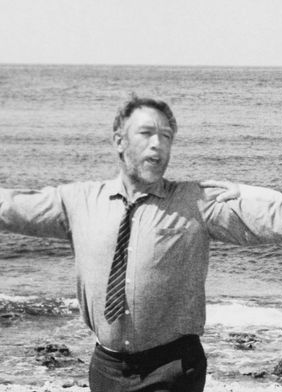
#> input picture Received_085700.png, 282 x 392 px
$ python t3_Sender.py
#> lines starting #> are read from the running program, lines starting #| are printed output that depends on the picture
import socket
from tkinter import filedialog
from PIL import Image,ImageTk
import os
def Gui():

    #Gui construction
    filePath = filedialog.askopenfilename(filetypes=[("Image Files", ".png .jpg")])
#> the answer given: Received_085700.png
    #Selection of file to be croped
    load = Image.open(filePath)
#> load is the input picture: PIL image 282x392 RGBA; mean R, G, B, A 171.1, 171.1, 171.1, 255
    width, height = load.size
#> width = 282; height = 392
    #load.show()
    print(f"Selected File \nFile Path : {filePath} \nSize : {width}*{height}")
#| Selected File
#| File Path : Received_085700.png
#| Size : 282*392
    return filePath,width,height


def Crop(imagepath,width, height):
    load_image = Image.open(imagepath)
    x_final=width/2
    y_final=height/2
    cropped_image = load_image.crop(box = (0,0,x_final,y_final))
    cropped_image.save("t3_CroppedImageBuffer.png")
    cropped_image.close()
    print(f"Cropped File \nTemporary File Name : t3_CroppedImageBuffer.png \nSize : {int (width/2)}*{int (height/2)}")
    load_image.close()

filePath,width,height = Gui() #Selection of the image
#> filePath = 'Received_085700.png'; width = 282; height = 392
Crop(filePath,width,height) #Crop process
#> in Crop, `cropped_image = load_image.crop(box = (0,0,x_final,y_final))`:
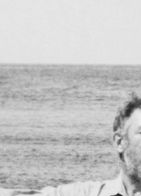
#> cropped_image: PIL image 141x196 RGBA; mean R, G, B, A 198.5, 198.5, 198.5, 255
#| Cropped File
#| Temporary File Name : t3_CroppedImageBuffer.png
#| Size : 141*196
imageData= open("t3_CroppedImageBuffer.png","rb") #Open image data sendable from socket
#> (the run stopped early here; a loop or call above may not have finished)
